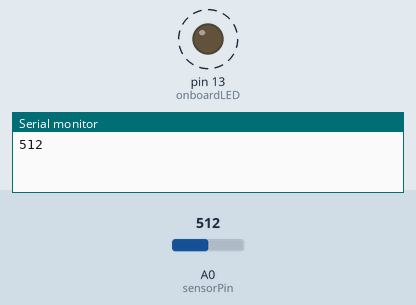
This sketch was run on a simulated Arduino Uno, built with avr-gcc and run on an emulated ATmega328P. Shown: output pins drawn as LEDs (lit = HIGH), the last lines printed to the serial monitor. Dashed ring = blinking. The inputs (shaded band) are chosen by the test bench; at power-on: A0 (sensorPin) = 512.

Above: at 2.3 s.
2.4 s: A0 (sensorPin) set to 122
At 3.5 s:
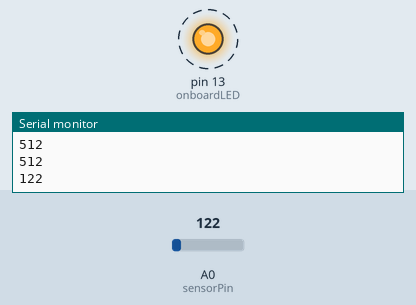
5.9 s: A0 (sensorPin) set to 0
At 6.6 s:
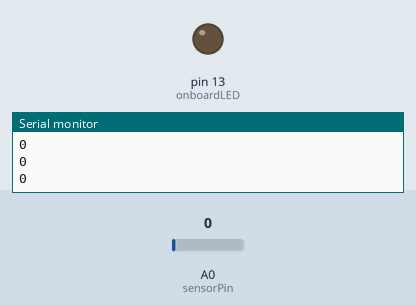
8.0 s: A0 (sensorPin) set to 306
At 9.07 s:
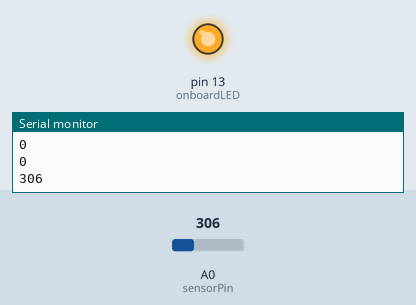
Timing chart, 0 to 18.2 s (numbered marks = the images above; inputs shaded):
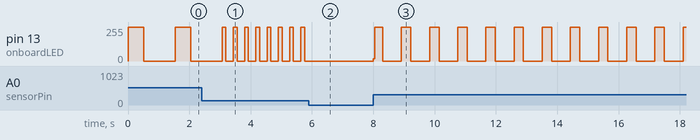

The sketch:

Light_Sensor_-_Day_6.ino
```cpp
int sensorPin = A0;   // select the *analog zero* input pin for probing the photoresistor
int onboardLED = 13;  // select the pin for the HERO's built-in LED
int sensorValue = 0;  // variable that we'll use to store the value reading from the sensor

void setup() {
  // put your setup code here, to run once:
 Serial.begin(9600);
 pinMode(onboardLED, OUTPUT);

}

void loop() {
   // Pulse the builtin LED for a time determined by the sensor
  sensorValue = analogRead(sensorPin);
  digitalWrite(onboardLED, HIGH);
  delay(sensorValue);
  digitalWrite(onboardLED, LOW);
  delay(sensorValue);

   // Read the analog sensor value and send it to serial
  Serial.println(sensorValue);
  delay(sensorValue);

}
```

Measured:
- after the input at 2.4 s, pin 13 (onboardLED): alternates 255/255 for 0.12 s and 0/255 for 0.24 s, starting after 0.80 s
- after the input at 5.9 s, pin 13 (onboardLED): stops changing and stays 0/255
- after the input at 8.0 s, pin 13 (onboardLED): 0/255 → 16/255 at once, then repeats every 0.88 s: 255/255 0.26 s, 0/255 0.61 s
- by itself, pin 13 (onboardLED): alternates 255/255 for 0.51 s and 0/255 for 1.0 s
